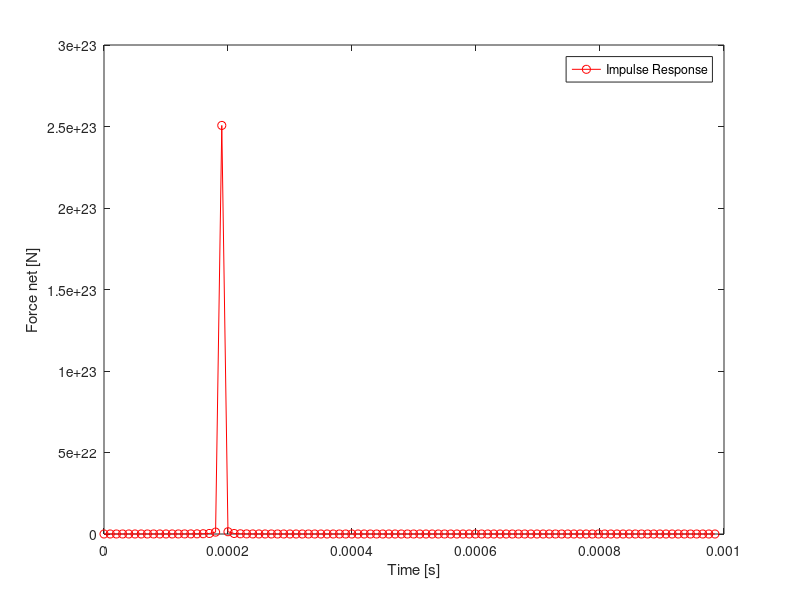

The MATLAB source for this figure:
%% Numerical Computation on "Impulse Response of a Hypothetical Blackhole on a Body in Space-Time Linearly"
% $$\mathrm{By}\;\mathrm{Muthumanickam}\;V\ldotp$$
%% 
% 
% Abstract
% What's the force's magnitude of an object when it approaches a hypothetical 
% blackhole of mass 100 times that of Sun over a very short time period? Well, 
% this proposal mainly talks about the numerical computation of impulse response 
% of the blackhole on it. The computation part of this paper is done Euler method 
% in MATLAB. The problem is solved by inserting domain values at very point of 
% the given functions. The purpose of this proposal is to calculate the impulse 
% response.
% 
% 
% *Introduction*
% This paper has occuired motivation to be done because we know what's an Impulse 
% function in Classical physics. An Impulse response is nothing but the force 
% experienced by the body in very short time period. When we hit a wall by a wall, 
% the product of the force and time taken to complete the impact is created. We 
% have used Euler method to solve the looping part in the program. 
% 
% 
% *1. Domains*

NP = 100000;
tMax = 1;                              
dt_Our= tMax/NP;     
%% 
% * Firstly, define the no. of samplings
% * More the samplings' count, higher the plotting accuracy
% *2. Constants*

c = 2.999*10^8;                         
v0 = 10^6;                              
G = 6.6743*10^-11;     
%% 
% * Let '$c$' be velocity of electromagnetic waves
% * The velocity of the travelling body is $1\textrm{Million}$ *$\left\lbrack 
% \frac{1m}{1s}\right\rbrack$


m_S = 1.9889*10^30;                     
m_B = 100*m_S;                          
m_b = 1000;         
%% 
% * $M_S$ is the mass of Sun in $\textrm{Kg}$
% * $M_B$ is the mass of the hypothetical blackhole in $\textrm{Kg}$
% * $M_b$ is the mass of the body in $\textrm{Kg}$

x_B = ((10^-15)/9.461)*10^19;                             
y_B = 0;                               
z_B = 0;                                

y_b = 0;                               
z_b = 0;
%% 
% Where,
%% 
% * $x_B$ is the x-axial distance of the blackhole 
% * $x_b$ is the x-axial distance of the body
% * $z_b$ is the z-axial distance of the body
% * $y_B$ is the y-axial distance of the blackhole
% * $y_b$ is the y-axial distance of the body
% * $z_B$ is the z-axial distance of the blackhole
% *3. Assigning Arrays*

t = zeros(1, NP);                    
Fg = zeros(1, NP);                      
x_b = zeros(1, NP);                    
r_Bb = zeros(1, NP);                    
dt_b = zeros(1, NP);                   
v = zeros(1, NP);                       
%% 
% * All the arrays are defined from 0 to NP
% *4. Initial Conditions*                        

x_b(1) = 0;    
v(1) = 0;                               
t(1) = 0;                               
%% 
% * *On defining initial conditions, we can run looping easily because "for-end" 
% loop can't assign values by it's own*
% *5. Looping*

for i = 1: NP 
%% 
% * The "for-end" loo[ does calculate values of the given functions at every 
% single domain and sum up them. "i" is the generalized variable domain for looping. 
% The range of it is from 0 to NP with an interval of 1.

    v(i + 1) = v(i) + 0.5*v0;                                                     
%% 
% * To calculate updated velocity of the moving body is done by Euler method

    dt_b(i) = dt_Our*sqrt(1 - (v(i + 1)/c)^2);       
%% 
% * ${\textrm{dt}}_B$ = ${\textrm{dt}}_{\textrm{Our}}$$\ast \sqrt{\left(1-{\left(\frac{v_r 
% }{c}\right)}^2 \right)}$, an expression that had been formulated to see relativistic 
% linkage between the blackhole and body

    x_b(i + 1) = x_b(i) + v(i + 1)*dt_b(i);                                        
%% 
% * $X_{b\backslash } \;=v_b \ast {\textrm{dt}}_B$, updating $x_b$ by $v_b$ 
% and ${\textrm{dt}}_B$

    r_Bb(i + 1) = sqrt((x_B - x_b(i + 1))^2 + (y_B - y_b)^2 + (z_B - z_b)^2); 
    
%% 
% * $r_{\textrm{BT}}$ = $\sqrt{\left({\left(\;X_B \;-X_T \right)}^2 \;+\;{\left(Y_B 
% \;-Y_T \right)}^2 \;+{\left(Z_B \;-Z_T \right)}^2 \right)}$, an expression that 
% is ready to calculate the distance between the blackhole and body

    Fg(i) = (G*m_B*m_b/(r_Bb(i + 1))^2) + (m_b*(v(i + 1) - v(i))/dt_b(i));                                        
%% 
% * $\;F_G$ = $\frac{G\ast M_B \ast M_b }{{r_{\textrm{Bb}} }^2 }$, an expression 
% that has formed by Law of Newton's Gravitation
% * $F_{M\;} =M_b \ast \frac{dv_b }{{\textrm{dt}}_B }$, an expression of momentum 
% force formed by differentiation 
% * $F_{\textrm{net}} =F_G +F_M$, addition body's forces experience 

    t(i + 1) = t(i) + dt_b(i);         
%% 
% * $t_{\textrm{new}} =t_{\textrm{old}}$ + $dt_b$, old time gets updates by  
% $dt_b$

end
%% 
% * Use "end" to complete looping
% *6. Plotting*

plot(t(1: 100), Fg(1: 100), 'ro-');   
xlabel('Time [s]');                    
ylabel('Force net [N]');                
h = legend('Impulse Response');       
% *8. Conclusion*
%% 
% * *The Impulse response of a hypothetical blackhole on a body in Space-Time 
% is the area under the curve that is* $d\left(\textrm{Impulse}\right)=F_{\textrm{net}}$$\ast 
% {\textrm{dt}}_B$*.*
% * *The magnitude of the force on a very short time duration of* $\approx 2\mu 
% s$ *is almost* $\approx 2\ldotp 502*{10}^{23}$ $N\ldotp$
% *9. Reference*
%% 
% * <www.nasa.gov.com www.nasa.gov.com>
% * _MATLAB R2020a_
% * _www,mathworks.com_